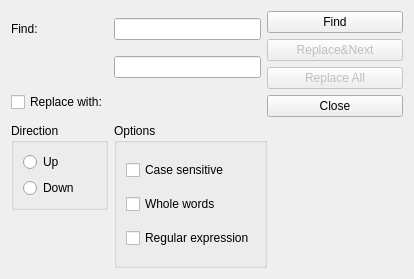
<?xml version="1.0" encoding="UTF-8"?>
<ui version="4.0">
 <class>search</class>
 <widget class="QWidget" name="search">
  <property name="geometry">
   <rect>
    <x>0</x>
    <y>0</y>
    <width>414</width>
    <height>279</height>
   </rect>
  </property>
  <property name="windowTitle">
   <string>Form</string>
  </property>
  <layout class="QGridLayout" name="gridLayout_3">
   <item row="0" column="0">
    <widget class="QLabel" name="label">
     <property name="text">
      <string>Find:</string>
     </property>
    </widget>
   </item>
   <item row="0" column="1">
    <widget class="QLineEdit" name="lineFind"/>
   </item>
   <item row="0" column="2" rowspan="3" colspan="2">
    <layout class="QVBoxLayout" name="verticalLayout">
     <item>
      <widget class="QPushButton" name="pushFind">
       <property name="text">
        <string>Find</string>
       </property>
      </widget>
     </item>
     <item>
      <widget class="QPushButton" name="pushReplaceAndNext">
       <property name="enabled">
        <bool>false</bool>
       </property>
       <property name="text">
        <string extracomment="The sign &quot;&amp;&amp;&quot; means &quot;&amp;&quot; (&quot;AND&quot;). So the button name means &quot;Replace the found text and search again&quot;">Replace&amp;&amp;Next</string>
       </property>
      </widget>
     </item>
     <item>
      <widget class="QPushButton" name="pushReplaceAll">
       <property name="enabled">
        <bool>false</bool>
       </property>
       <property name="text">
        <string>Replace All</string>
       </property>
      </widget>
     </item>
     <item>
      <widget class="QPushButton" name="pushClose">
       <property name="text">
        <string>Close</string>
       </property>
      </widget>
     </item>
     <item>
      <spacer name="verticalSpacer">
       <property name="orientation">
        <enum>Qt::Vertical</enum>
       </property>
       <property name="sizeHint" stdset="0">
        <size>
         <width>20</width>
         <height>0</height>
        </size>
       </property>
      </spacer>
     </item>
    </layout>
   </item>
   <item row="1" column="1">
    <widget class="QLineEdit" name="lineReplace">
     <property name="enabled">
      <bool>true</bool>
     </property>
    </widget>
   </item>
   <item row="2" column="0">
    <widget class="QCheckBox" name="checkReplace">
     <property name="text">
      <string>Replace with:</string>
     </property>
    </widget>
   </item>
   <item row="3" column="0">
    <layout class="QVBoxLayout" name="verticalLayout_2">
     <item>
      <widget class="QGroupBox" name="groupBox">
       <property name="title">
        <string>Direction</string>
       </property>
       <layout class="QGridLayout" name="gridLayout">
        <item row="0" column="0">
         <widget class="QRadioButton" name="radioUp">
          <property name="text">
           <string>Up</string>
          </property>
         </widget>
        </item>
        <item row="1" column="0">
         <widget class="QRadioButton" name="radioDown">
          <property name="text">
           <string>Down</string>
          </property>
         </widget>
        </item>
       </layout>
      </widget>
     </item>
     <item>
      <spacer name="verticalSpacer_2">
       <property name="orientation">
        <enum>Qt::Vertical</enum>
       </property>
       <property name="sizeHint" stdset="0">
        <size>
         <width>20</width>
         <height>0</height>
        </size>
       </property>
      </spacer>
     </item>
    </layout>
   </item>
   <item row="3" column="1" colspan="2">
    <widget class="QGroupBox" name="groupBox_2">
     <property name="title">
      <string>Options</string>
     </property>
     <layout class="QGridLayout" name="gridLayout_2">
      <item row="0" column="0">
       <widget class="QCheckBox" name="checkCs">
        <property name="text">
         <string>Case sensitive</string>
        </property>
       </widget>
      </item>
      <item row="1" column="0">
       <widget class="QCheckBox" name="checkWhole">
        <property name="text">
         <string>Whole words</string>
        </property>
       </widget>
      </item>
      <item row="2" column="0">
       <widget class="QCheckBox" name="checkRegexp">
        <property name="text">
         <string>Regular expression</string>
        </property>
       </widget>
      </item>
     </layout>
    </widget>
   </item>
   <item row="3" column="3">
    <spacer name="horizontalSpacer">
     <property name="orientation">
      <enum>Qt::Horizontal</enum>
     </property>
     <property name="sizeHint" stdset="0">
      <size>
       <width>95</width>
       <height>20</height>
      </size>
     </property>
    </spacer>
   </item>
  </layout>
 </widget>
 <resources/>
 <connections/>
</ui>
